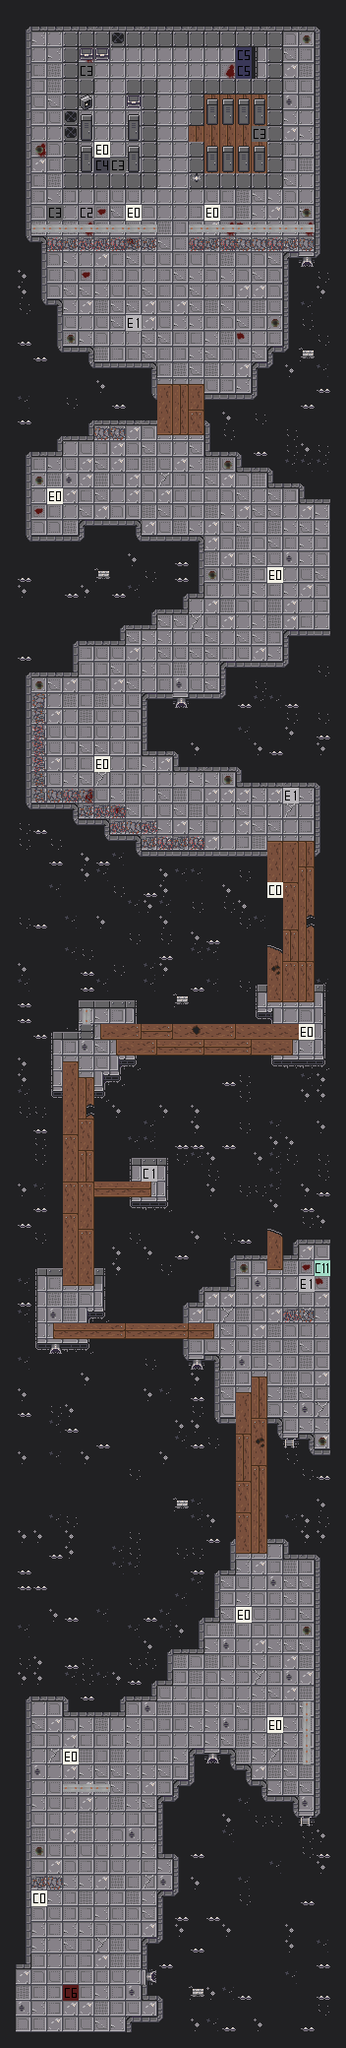

Tiled map render using the project's own tile images. Description and the map definition, with tile-layer contents summarised, below:
An orthogonal 22x130 tile map with 16x16 px tiles, 2 tile layers (background, foreground).

<map version="1.5" tiledversion="2021.03.23" orientation="orthogonal" renderorder="right-down" width="22" height="130" tilewidth="16" tileheight="16" infinite="0" nextlayerid="5" nextobjectid="1">
 <editorsettings>
  <export target="../../../../../../../../Downloads/.csv" format="csv" />
 </editorsettings>
 <tileset firstgid="1" source="Tilesheet.tsx" />
 <layer id="1" name="background" width="22" height="130">
  <data>[2860 cells, 2053 non-empty, 44 distinct tile ids]</data>
 </layer>
 <layer id="2" name="foreground" width="22" height="130">
  <data>[2860 cells, 962 non-empty, 61 distinct tile ids]</data>
 </layer>
</map>
